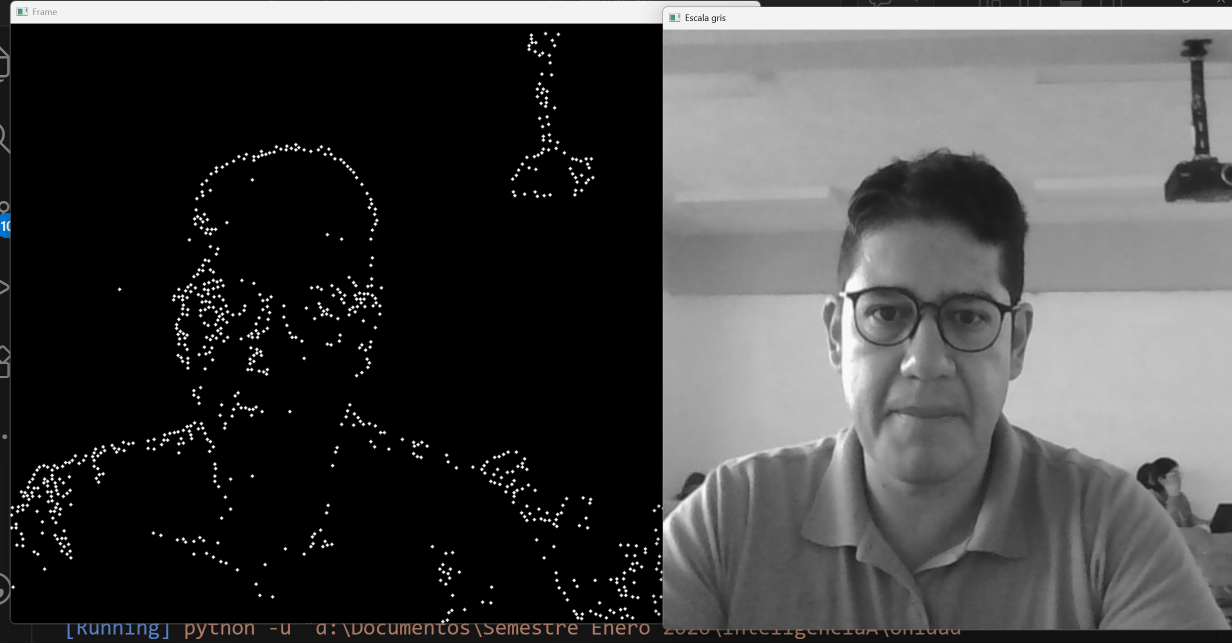
#> input picture Unidad 2/Semana6/image.png, 2464 x 1286 px, given in place of the camera (shown at 1/2 size)
$ python detectordeojoizq.py
#> lines starting #> are read from the running program, lines starting #| are printed output that depends on the picture; after the words box and inside, x2 and y2 are one past the last pixel; in counts of white or black regions, pixels touching at a corner belong together
import cv2
import numpy as np

cam = cv2.VideoCapture(0)
eye_cascade = cv2.CascadeClassifier('haarcascade_lefteye_2splits.xml')

while True:

    ret, frame = cam.read()
#> frame is the input picture: shape (1286, 2464, 3); mean B, G, R 69.5, 69.5, 69.5

    frame = cv2.flip(frame, 1)
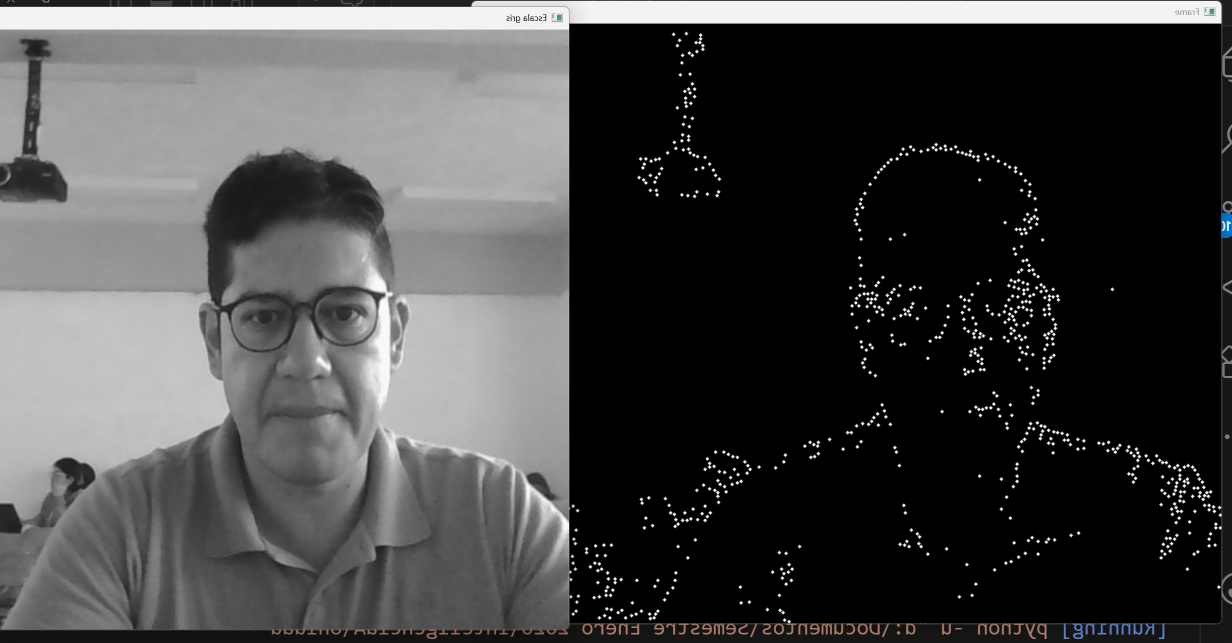
#> frame: shape (1286, 2464, 3) (shown at 1/2 size); mean B, G, R 69.5, 69.5, 69.5
    frame = cv2.resize(frame, (1000, 800))
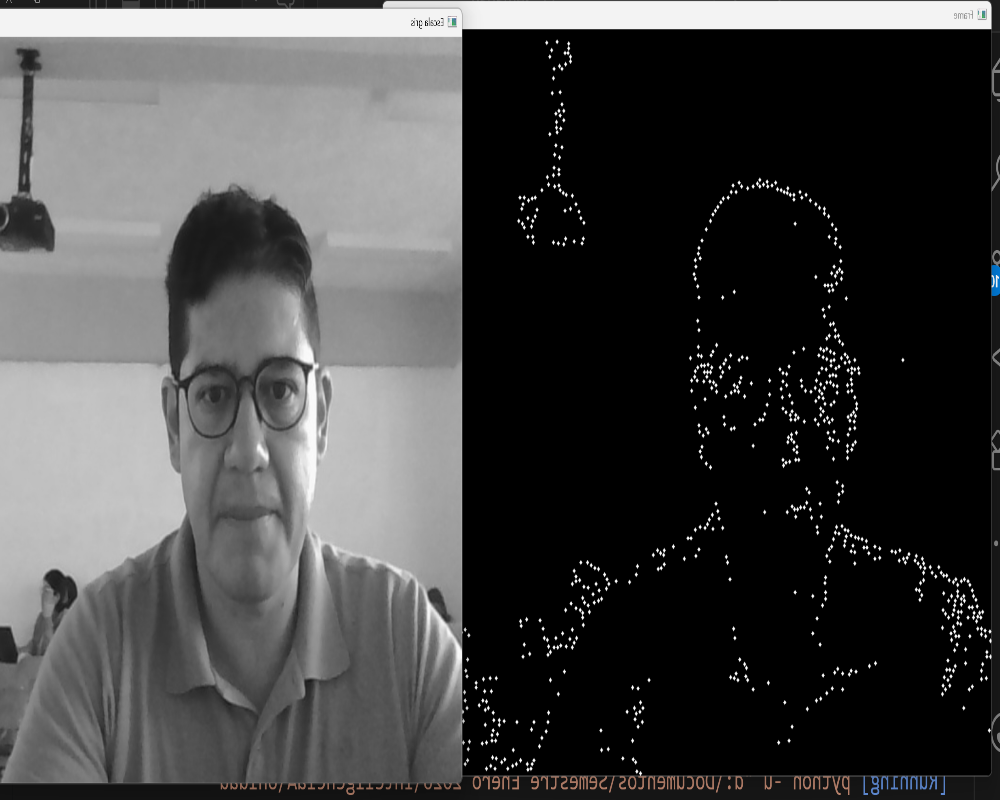
#> frame: shape (800, 1000, 3); mean B, G, R 69.5, 69.5, 69.5

    gray = cv2.cvtColor(frame, cv2.COLOR_BGR2GRAY)

    eyes = eye_cascade.detectMultiScale(
        gray,
        scaleFactor=1.1,
        minNeighbors=3,
        minSize=(30,30),
        maxSize=(120,120)
    )
#> eyes = [[255, 355, 49, 49], [192, 363, 49, 49]]

    for (x, y, w, h) in eyes:
        cv2.rectangle(frame, (x, y), (x+w, y+h), (255,255,0), 2)
#> this loop made 2 passes
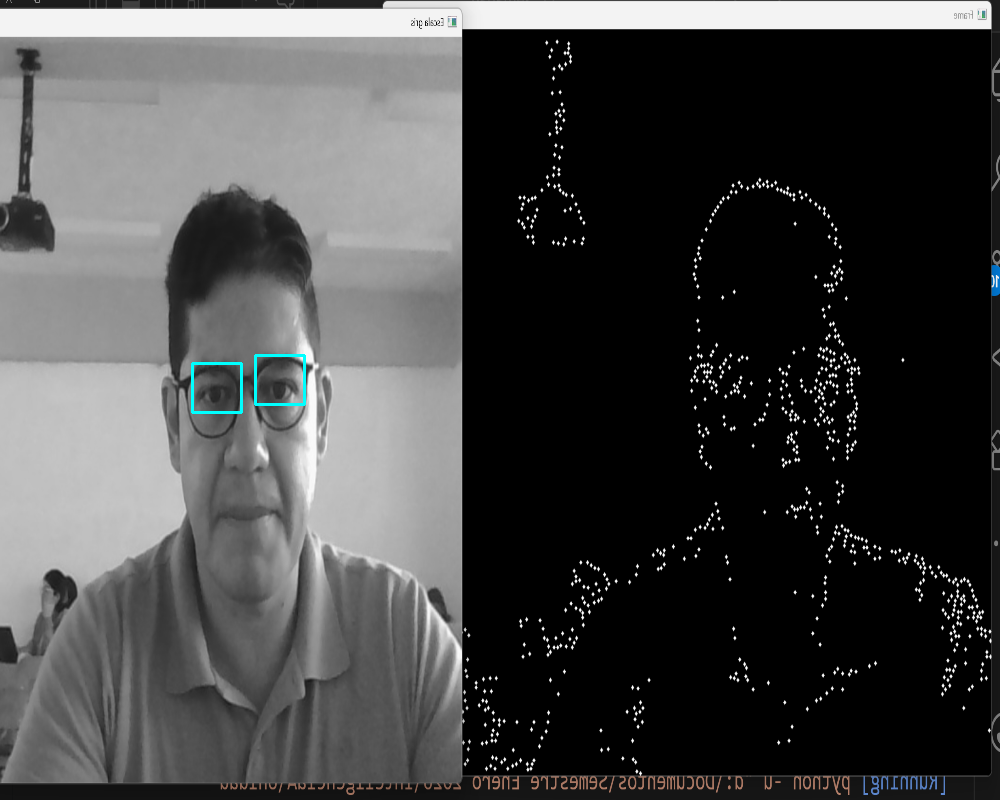
#> frame: shape (800, 1000, 3); 0.15% of pixels changed, all inside (x1, y1, x2, y2) = (191, 354, 306, 414)

    cv2.imshow("frame", frame)

    if cv2.waitKey(1) & 0xFF == ord('q'):
#> (key q is pressed here)
        break

cam.release()
cv2.destroyAllWindows()

$ run again, on Unidad 2/Semana6/chessboard.png
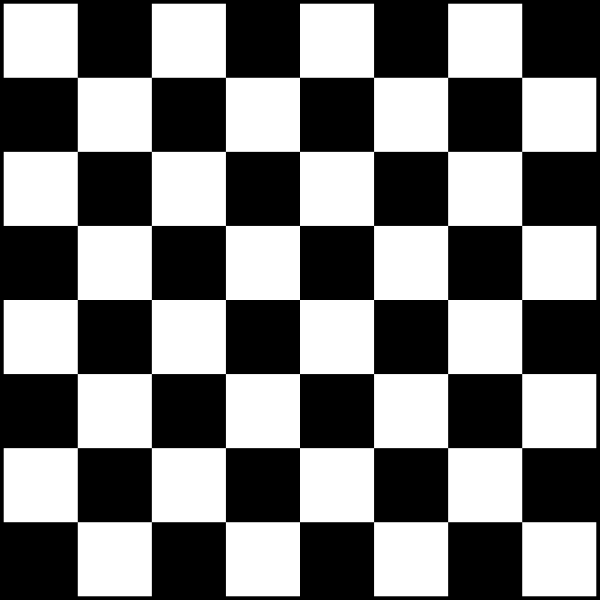
#> input picture Unidad 2/Semana6/chessboard.png, 1200 x 1200 px, given in place of the camera (shown at 1/2 size)
#> frame is the input picture: shape (1200, 1200, 3); min 0, max 255, mean 124.4
#> `frame = cv2.flip(frame, 1)`:
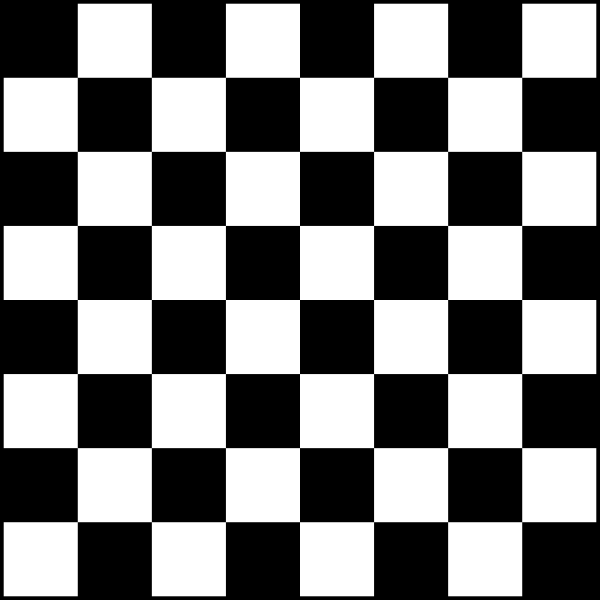
#> frame: shape (1200, 1200, 3) (shown at 1/2 size); min 0, max 255, mean 124.4
#> `frame = cv2.resize(frame, (1000, 800))`:
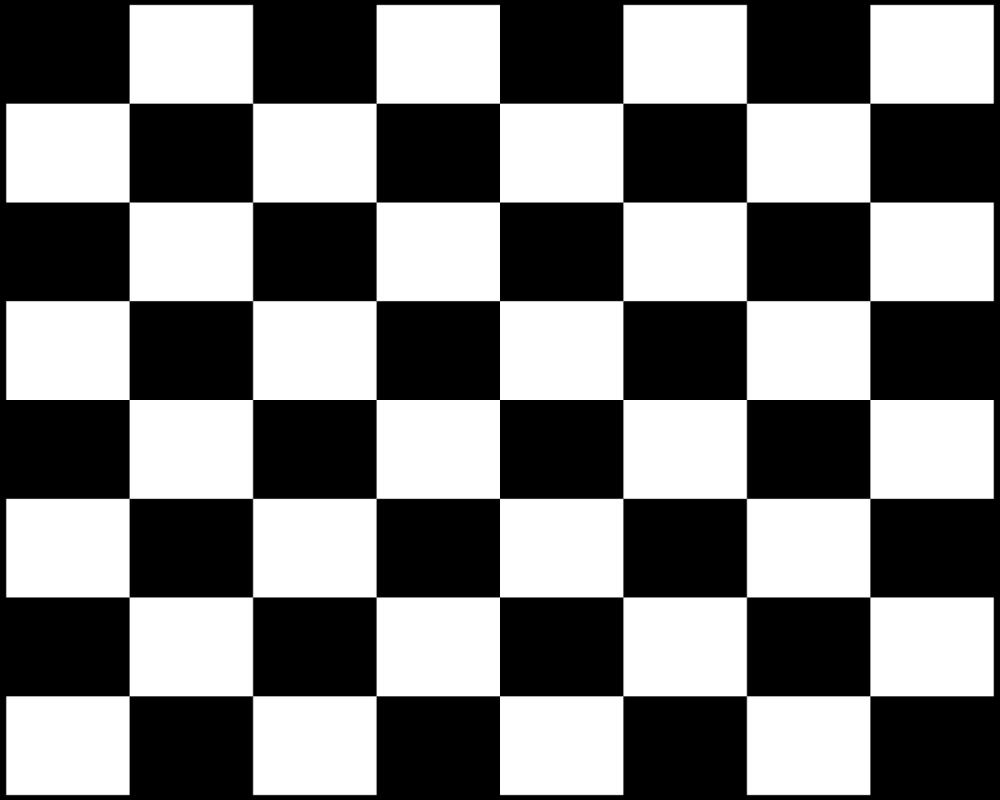
#> frame: shape (800, 1000, 3); min 0, max 255, mean 124.4
#> eyes = ()

$ run again, on Unidad 2/Semana6/animales.jpg
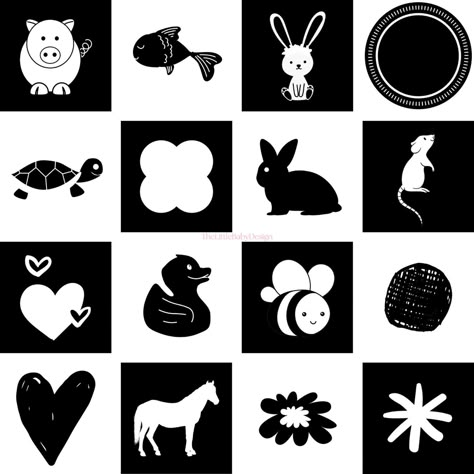
#> input picture Unidad 2/Semana6/animales.jpg, 474 x 474 px, given in place of the camera
#> frame is the input picture: shape (474, 474, 3); mean B, G, R 133, 133, 133
#> `frame = cv2.flip(frame, 1)`:
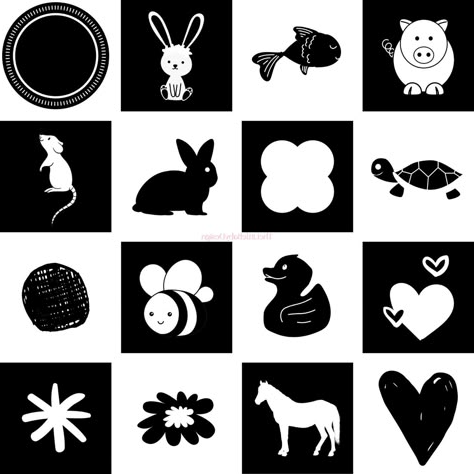
#> frame: shape (474, 474, 3); mean B, G, R 133, 133, 133
#> `frame = cv2.resize(frame, (1000, 800))`:
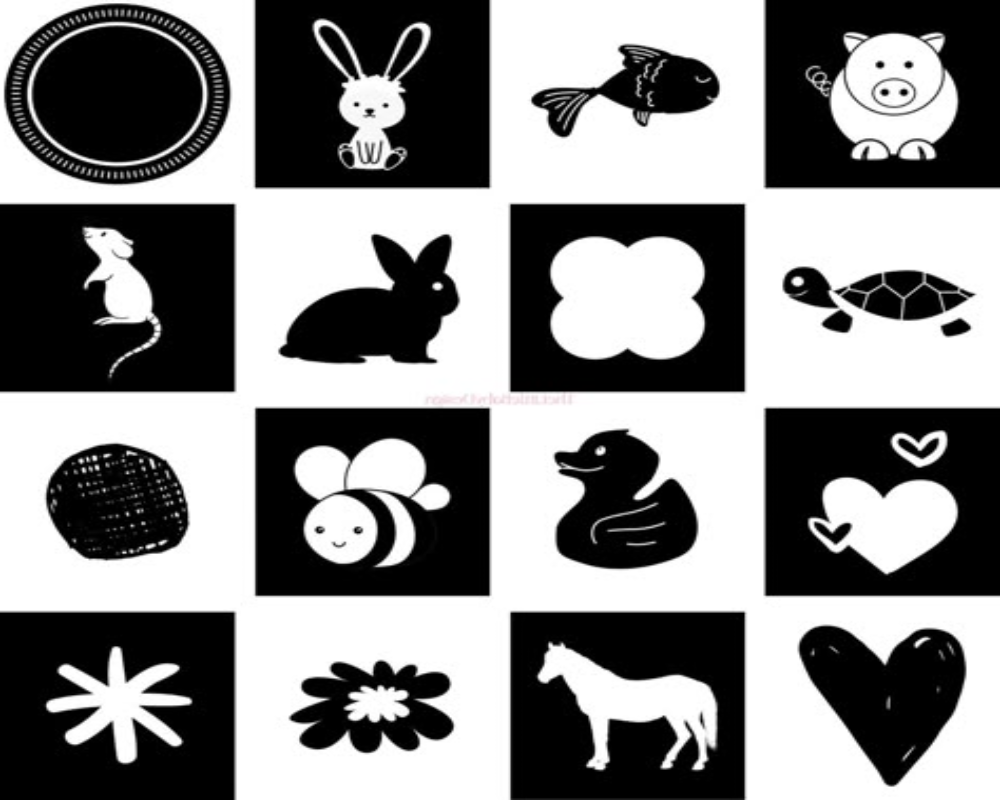
#> frame: shape (800, 1000, 3); mean B, G, R 132.9, 132.9, 132.9
#> eyes = ()
